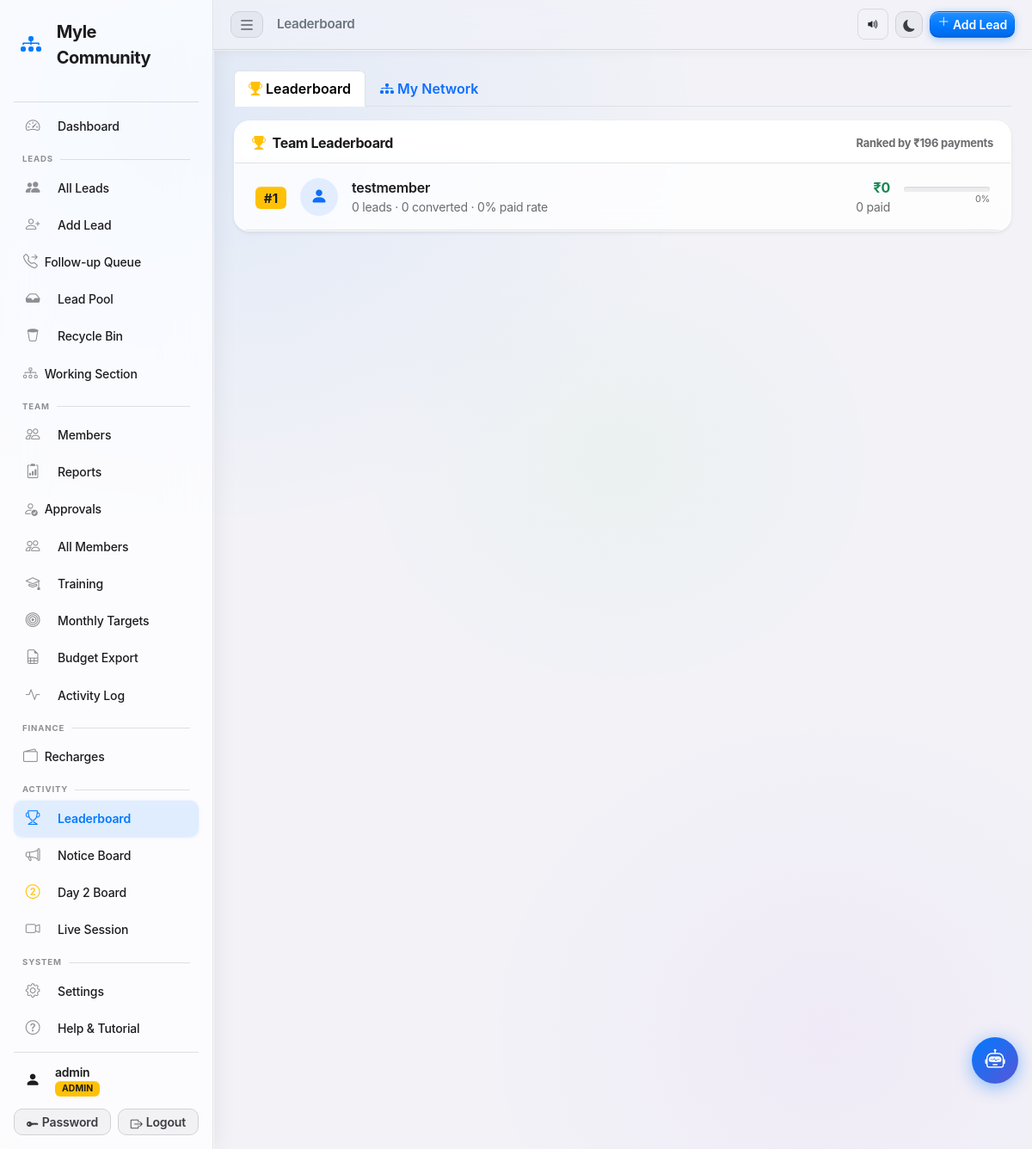
/leaderboard (signed in), run on the app's committed database.
### tables this page shows
CREATE TABLE users (
            id         INTEGER PRIMARY KEY AUTOINCREMENT,
            username   TEXT    NOT NULL UNIQUE,
            password   TEXT    NOT NULL,
            role       TEXT    NOT NULL DEFAULT 'team',
            created_at TEXT    NOT NULL DEFAULT (datetime('now','localtime'))
        , fbo_id TEXT NOT NULL DEFAULT '', upline_name TEXT NOT NULL DEFAULT '', phone TEXT NOT NULL DEFAULT '', status TEXT NOT NULL DEFAULT 'pending', email TEXT NOT NULL DEFAULT '', display_picture TEXT NOT NULL DEFAULT '', calling_reminder_time TEXT NOT NULL DEFAULT '', training_required INTEGER NOT NULL DEFAULT 0, training_status TEXT NOT NULL DEFAULT 'not_required', joining_date TEXT NOT NULL DEFAULT '', certificate_path TEXT NOT NULL DEFAULT '', badges_json TEXT NOT NULL DEFAULT '[]', test_score INTEGER NOT NULL DEFAULT -1, test_attempts INTEGER NOT NULL DEFAULT 0);

### app.py (the view, shortened to what this page needs)
@app.route('/leaderboard')
@login_required
def leaderboard():
    db       = get_db()
    username = session['username']
    LEADER_SQL = """
        SELECT
            u.username,
            u.display_picture,
            COUNT(l.id)                                                                AS total,
            SUM(CASE WHEN l.status IN ('Converted','Fully Converted')
                      THEN 1 ELSE 0 END)                                               AS converted,
            SUM(CASE WHEN l.payment_done=1 THEN 1 ELSE 0 END)                         AS paid,
            COALESCE(SUM(COALESCE(l.payment_amount,0)+COALESCE(l.revenue,0)),0)        AS revenue,
            ROUND(
              CAST(SUM(CASE WHEN l.payment_done=1 THEN 1 ELSE 0 END) AS REAL)
              / NULLIF(COUNT(l.id),0)*100, 1)                                          AS paid_pct,
            SUM(CASE WHEN l.status='Seat Hold Confirmed' THEN 1 ELSE 0 END)           AS seat_holds,
            SUM(CASE WHEN l.status='Fully Converted'     THEN 1 ELSE 0 END)           AS fully_conv,
            COALESCE(SUM(CASE WHEN l.status='Seat Hold Confirmed'
                              THEN l.seat_hold_amount ELSE 0 END), 0)                 AS seat_rev,
            COALESCE(SUM(CASE WHEN l.status='Fully Converted'
                              THEN l.track_price ELSE 0 END), 0)                      AS final_rev
        FROM users u
        LEFT JOIN leads l ON l.assigned_to=u.username AND l.in_pool=0
        WHERE u.role='team' AND u.status='approved' {extra}
        GROUP BY u.username
        ORDER BY paid DESC, converted DESC, total DESC
    """
    NETWORK_TREE_SQL = """
        WITH RECURSIVE tree(uname, level) AS (
            SELECT :me, 0
            UNION ALL
            SELECT u.username, t.level + 1
            FROM users u JOIN tree t ON u.upline_name = t.uname
            WHERE u.role='team' AND u.status='approved'
        )
        SELECT t.uname, t.level,
               u.display_picture,
               COUNT(l.id)                                                                AS total,
               SUM(CASE WHEN l.status IN ('Converted','Fully Converted') THEN 1 ELSE 0 END) AS converted,
               SUM(CASE WHEN l.payment_done=1 THEN 1 ELSE 0 END)                            AS paid,
               ROUND(CAST(SUM(CASE WHEN l.payment_done=1 THEN 1 ELSE 0 END) AS REAL)
                     / NULLIF(COUNT(l.id),0)*100, 1)                                        AS paid_pct,
               COALESCE(SUM(COALESCE(l.payment_amount,0)+COALESCE(l.revenue,0)),0)          AS revenue,
               SUM(CASE WHEN l.status='Seat Hold Confirmed' THEN 1 ELSE 0 END)             AS seat_holds,
               SUM(CASE WHEN l.status='Fully Converted'     THEN 1 ELSE 0 END)             AS fully_conv
        FROM tree t
        JOIN users u ON u.username = t.uname
        LEFT JOIN leads l ON l.assigned_to = t.uname AND l.in_pool=0
        WHERE t.uname != :me
        GROUP BY t.uname, t.level
        ORDER BY t.level, paid DESC, converted DESC
    """
    if session.get('role') == 'admin':
        rows = db.execute(LEADER_SQL.format(extra='')).fetchall()
    tree_rows = db.execute(NETWORK_TREE_SQL, {'me': username}).fetchall()
    network_by_gen = {}
    for r in tree_rows:
        network_by_gen.setdefault(r['level'], []).append(r)
    net_summary = {
        'total':   len(tree_rows),
        'direct':  len(network_by_gen.get(1, [])),
        'revenue': sum(r['revenue'] or 0 for r in tree_rows),
    }
    if tree_rows:
        member_names = [r['uname'] for r in tree_rows]
        placeholders_g = ','.join('?' for _ in member_names)
        growth_rows = db.execute(f"""
            SELECT strftime('%Y-%m', CASE WHEN joining_date!='' THEN joining_date ELSE created_at END) as month,
                   COUNT(*) as new_members
            FROM users
            WHERE username IN ({placeholders_g})
              AND role='team' AND status='approved'
            GROUP BY month ORDER BY month ASC LIMIT 12
        """, member_names).fetchall()
        growth_data = [{'month': r['month'], 'count': r['new_members']} for r in growth_rows]
    else:
        growth_data = []
    db.close()
    return render_template('leaderboard.html',
                           rows=rows,
                           current_user=username,
                           role=session.get('role'),
                           network_by_gen=network_by_gen,
                           net_summary=net_summary,
                           growth_data=growth_data)

### app.py (called while the page is built, shortened)
def _check_session_valid():
    username = session.get('username')
    if not username:
        return False
    db = get_db()
    row = db.execute(
        "SELECT status FROM users WHERE username=?", (username,)
    ).fetchone()
    db.close()
    if not row or row['status'] != 'approved':
        session.clear()
        return False
    return True

def login_required(f):
    @wraps(f)
    def decorated(*args, **kwargs):
        if 'username' not in session:
            flash('Please log in to continue.', 'warning')
            return redirect(url_for('login'))
        if not _check_session_valid():
            flash('Your account is no longer active. Please contact an admin.', 'danger')
            return redirect(url_for('login'))
        return f(*args, **kwargs)
    return decorated

@app.context_processor
def inject_pending_count():
    if session.get('role') == 'admin':
        db  = get_db()
        row = db.execute("""
            SELECT
              (SELECT COUNT(*) FROM users           WHERE status='pending') as pu,
              (SELECT COUNT(*) FROM wallet_recharges WHERE status='pending') as wp
        """).fetchone()
        db.close()
        return {'pending_count': row['pu'], 'wallet_pending': row['wp'], 'has_pending_work': False}

@app.before_request
def csrf_protect():
    if '_csrf_token' not in session:
        session['_csrf_token'] = secrets.token_hex(32)
    if request.method in ('GET', 'HEAD', 'OPTIONS', 'TRACE'):
        return

@app.context_processor
def inject_csrf_token():
    return {'csrf_token': session.get('_csrf_token', '')}

@app.before_request
def training_gate():
    if any(request.path.startswith(p) for p in _TRAINING_EXEMPT):
        return
    if 'username' not in session:
        return
    if session.get('role') == 'admin':
        return
    ts = session.get('training_status', 'not_required')
    if ts not in ('not_required', 'unlocked'):
        return redirect(url_for('training_home'))

### database.py (called while the page is built)
def get_db():
    conn = sqlite3.connect(DATABASE)
    conn.row_factory = sqlite3.Row
    conn.execute("PRAGMA journal_mode=WAL")
    conn.execute("PRAGMA busy_timeout=5000")
    conn.execute("PRAGMA cache_size=-4000")   # 4 MB page cache
    return conn

### templates/leaderboard.html (shortened to what this page needs)
{% extends "base.html" %}
{% block page_title %}Leaderboard{% endblock %}
{% block content %}
<ul class="nav nav-tabs mb-3" id="leaderboardTabs" role="tablist">
  <li class="nav-item">
    <button class="nav-link active fw-semibold"
            id="tab-lb" data-bs-toggle="tab" data-bs-target="#pane-lb"
            role="tab" aria-selected="true">
      <i class="bi bi-trophy-fill me-1 text-warning"></i>Leaderboard
    </button>
  </li>
  <li class="nav-item">
    <button class="nav-link fw-semibold"
            id="tab-net" data-bs-toggle="tab" data-bs-target="#pane-net"
            role="tab" aria-selected="false">
      <i class="bi bi-diagram-3-fill me-1 text-primary"></i>My Network
    </button>
  </li>
</ul>
<div class="tab-content">
  <div class="tab-pane fade show active" id="pane-lb" role="tabpanel">
    <div class="card border-0 shadow-sm">
      <div class="card-header bg-white d-flex align-items-center justify-content-between">
        <h6 class="mb-0"><i class="bi bi-trophy-fill me-2 text-warning"></i>Team Leaderboard</h6>
        <span class="text-muted small">Ranked by ₹196 payments</span>
      </div>
      <div class="card-body p-0">
        {% for row in rows %}
        {% set rank = loop.index %}
        <div class="d-flex align-items-center gap-3 px-4 py-3 border-bottom
                    {% if row.username == current_user %}bg-primary bg-opacity-10{% endif %}">
          <div class="fw-bold fs-5 text-center" style="width:36px;">
            {% if rank == 1 %}<span class="badge bg-warning text-dark">#1</span>
            {% elif rank == 2 %}<span class="badge bg-secondary">#2</span>
            {% elif rank == 3 %}<span class="badge bg-danger-subtle text-danger">#3</span>
            {% else %}<span class="text-muted">#{{ rank }}</span>
            {% endif %}
          </div>
          {% if row.display_picture %}
            <img src="{{ row.display_picture }}" alt="DP"
                 style="width:44px;height:44px;border-radius:50%;object-fit:cover;border:2px solid #e9ecef;">
          {% else %}
            <div class="d-flex align-items-center justify-content-center rounded-circle bg-primary bg-opacity-10"
                 style="width:44px;height:44px;flex-shrink:0;">
              <i class="bi bi-person-fill text-primary fs-5"></i>
            </div>
          {% endif %}
          <div class="flex-grow-1">
            <div class="fw-semibold">
              {{ row.username }}
            </div>
            <div class="text-muted small">
              {{ row.total }} leads · {{ row.converted }} converted · {{ row.paid_pct or 0 }}% paid rate
            </div>
          </div>
          <div class="text-end d-none d-md-block">
            <div class="fw-bold text-success">₹{{ "%.0f"|format(row.revenue or 0) }}</div>
            <div class="text-muted small">{{ row.paid }} paid</div>
          </div>
          <div class="d-none d-md-block" style="width:100px;">
            <div class="progress" style="height:6px;">
            </div>
            <div class="text-muted" style="font-size:0.68rem;text-align:right;">{{ row.paid_pct or 0 }}%</div>
          </div>
        </div>
        {% else %}
        <div class="empty-state py-5">
          <i class="bi bi-trophy"></i>
          <p>No team data yet. Start adding leads!</p>
        </div>
        {% endfor %}
      </div>
    </div>
  </div>
</div>
{% endblock %}

### data on the page
users: username "testmember", total "0", converted "0", test_attempts "0", paid "0"

### other printed values
{{ session.get('username', '') }} "admin"
{{ session.get('role', '') | upper }} "ADMIN"
